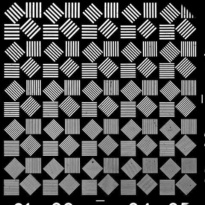
#> input picture Res-algorithms/results/low_res_example.jpg, 205 x 205 px
$ python SpatialRes.py
#> lines starting #> are read from the running program, lines starting #| are printed output that depends on the picture; long printed decimals are rounded
from skimage import io
from rich import color
from scipy.optimize import root_scalar
import math
import numpy as np

def Get_Spatial_Res(image, sigma, K=3):
    """
    Args:
        image: 2d ndarray
        sigma: Gaussian blur sigma
        A: Brightness pulses amplitude
        K: some threshold, 2 < K < 5
        H(u, v): Frequency response function
        delta: discretization step
    Returns: spatial resolution l0 - float
    """
    delta = get_discrete_step(image)[0]
    #Brightness amplitude
    A = np.max(image) - np.min(image)
    H = frequency_response(
        sigma
    )
    #mean squared noise deviation
    sigma_v = get_noise_dev(image)
    Q = K * delta * sigma_v / (A * 2 * 5**0.5)
    def g(w, *args):
        return H(w, 0) - w*Q

    sol = root_scalar(g, args=(Q, ), bracket=(0, 1000), method='brentq')
    W = sol.root
    l0 = math.pi / W
    return l0

def frequency_response(sigma):
    """
    Args:
        sigma: gaussian blur sigma
    Returns: function
    """
    def H(u, v):
        return math.exp(-2 * (math.pi**2) * (sigma**2) * (u**2 + v**2))
    return H

def get_discrete_step(image):
    """
    Args:
        image: digital image
    Returns: (float, float)
    """
    height, width = image.shape

    # Compute the 2D Fourier Transform
    fft_image = np.fft.fft2(image)
    fft_shifted = np.fft.fftshift(fft_image)  # Shift the zero frequency to the center
    magnitude_spectrum = np.abs(fft_shifted)

    # Compute spatial frequency axes
    freq_x = np.fft.fftfreq(width)
    freq_y = np.fft.fftfreq(height)
    freq_x = np.fft.fftshift(freq_x)
    freq_y = np.fft.fftshift(freq_y)

    # Estimate the highest significant frequency
    threshold = 0.01 * magnitude_spectrum.max()  # Consider frequencies above 1% of max magnitude
    high_freq_indices = np.where(magnitude_spectrum > threshold)
    max_freq_x = np.max(np.abs(freq_x[high_freq_indices[1]]))
    max_freq_y = np.max(np.abs(freq_y[high_freq_indices[0]]))

    # Estimate discretization step
    dx = 1 / (2 * max_freq_x)
    dy = 1 / (2 * max_freq_y)
    return (dx, dy)

def get_noise_dev(image):
    """
    Args:
        image: 2d ndarray
    Returns: float - mean squared noise deviation
    """
    # Compute Fourier Transform
    f_transform = np.fft.fft2(image)
    f_magnitude = np.abs(f_transform)

    # Focus on high frequencies (ignore low frequencies)
    high_freq_power = np.mean(f_magnitude[image.shape[0] // 4:, image.shape[1] // 4:])

    # Approximate MSND
    msnd = high_freq_power ** 2
    return msnd

im = io.imread('results/low_res_example.jpg')
#> im is the input picture: shape (205, 205); min 0, max 255, mean 79.4
if len(im.shape) == 3:
    im = color.rgb2gray(im)
im = np.resize(im, (205, 205))
im = im.astype(np.float64)
l0 = Get_Spatial_Res(im, 1)
#> in get_discrete_step, `magnitude_spectrum = np.abs(fft_shifted)`:
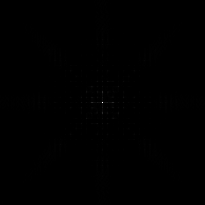
#> magnitude_spectrum: shape (205, 205) float64; min 22.94, max 3335660, mean 6178.1; drawn with min black and max white
#> in get_discrete_step, `threshold = 0.01 * magnitude_spectrum.max()`: threshold = 33356.6
#> in get_discrete_step, `high_freq_indices = np.where(magnitude_spectrum > threshold)`: high_freq_indices = 583 positions, rows 28 to 176, columns 28 to 176
#> in get_discrete_step, `max_freq_x = np.max(np.abs(freq_x[high_freq_indices[1]]))`: max_freq_x = 0.361
#> in get_discrete_step, `dx = 1 / (2 * max_freq_x)`: dx = 1.39
#> in Get_Spatial_Res, `A = np.max(image) - np.min(image)`: A = 255
#> in get_noise_dev, `high_freq_power = np.mean(f_magnitude[image.shape[0] // 4:, image.shap..`: high_freq_power = 4913.3
#> in get_noise_dev, `msnd = high_freq_power ** 2`: msnd = 24140499.3
#> in Get_Spatial_Res, `Q = K * delta * sigma_v / (A * 2 * 5**0.5)`: Q = 87963.9
#> in Get_Spatial_Res, `sol = root_scalar(g, args=(Q, ), bracket=(0, 1000), method='brentq')`: sol = {'root': 1.14e-05, 'iterations': 3, 'function_calls': 4, 'converged': True, 'flag': 'converged', 'method': 'brentq'}
#> in Get_Spatial_Res, `W = sol.root`: W = 1.14e-05
#> in Get_Spatial_Res, `l0 = math.pi / W`: l0 = 276346.7
#> l0 = 276346.7
print(l0, "low res resolution")
#| 276346.742 low res resolution

im = io.imread('results/super_v2.jpg')
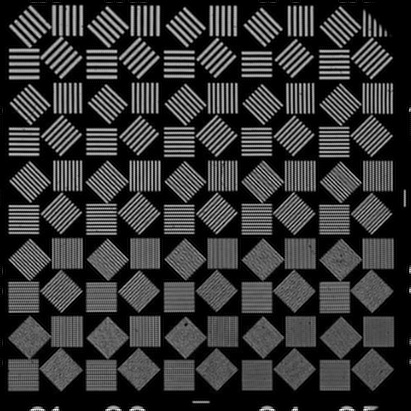
#> input picture Res-algorithms/results/super_v2.jpg, 411 x 411 px
#> im is the input picture: shape (411, 411); min 0, max 255, mean 52.5
if len(im.shape) == 3:
    im = color.rgb2gray(im)
im = np.resize(im, (512, 512))
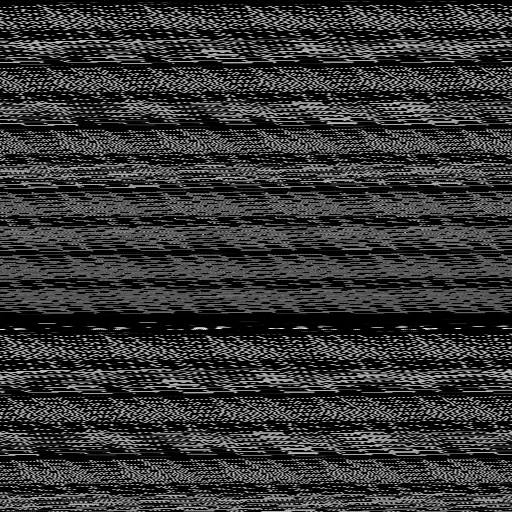
#> im: shape (512, 512); min 0, max 255, mean 53.3
im = im.astype(np.float64)
l0 = Get_Spatial_Res(im, 0.5)
#> l0 = 1457999.8
print(l0, "super res resolution")
#| 1457999.766 super res resolution

im = io.imread('results/reference.png')
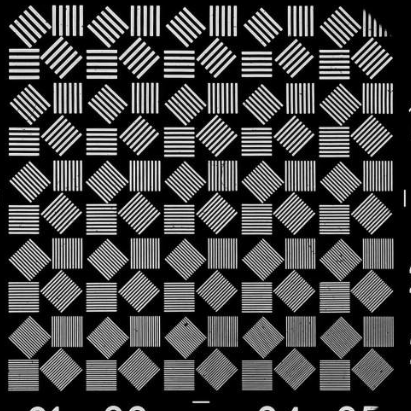
#> input picture Res-algorithms/results/reference.png, 411 x 411 px
#> im is the input picture: shape (411, 411); min 0, max 255, mean 67.8
if len(im.shape) == 3:
    im = color.rgb2gray(im)
im = np.resize(im, (512, 512))
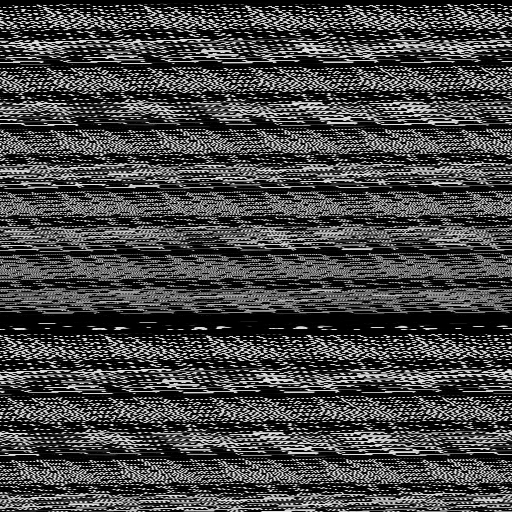
#> im: shape (512, 512); min 0, max 255, mean 68.8
im = im.astype(np.float64)
l0 = Get_Spatial_Res(im, 0)
#> l0 = 3897229.9
print(l0, "reference resolution")
#| 3897229.940 reference resolution
